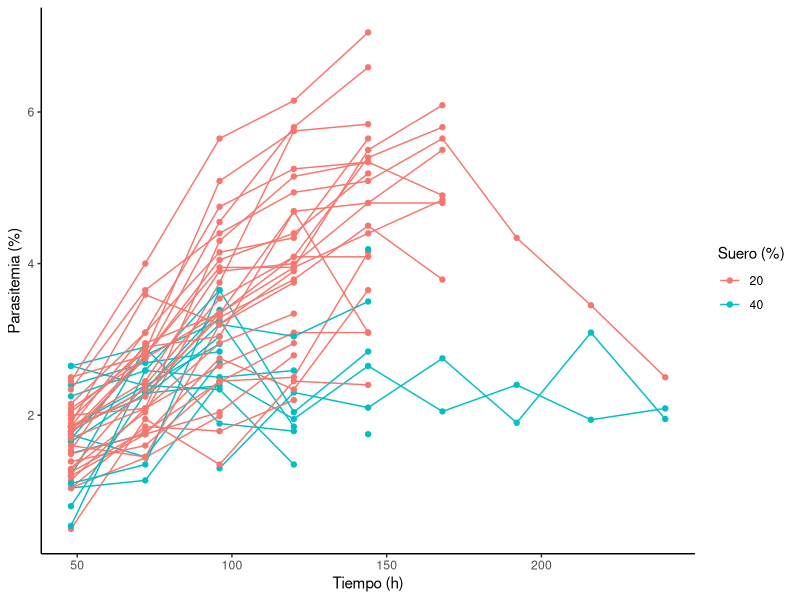
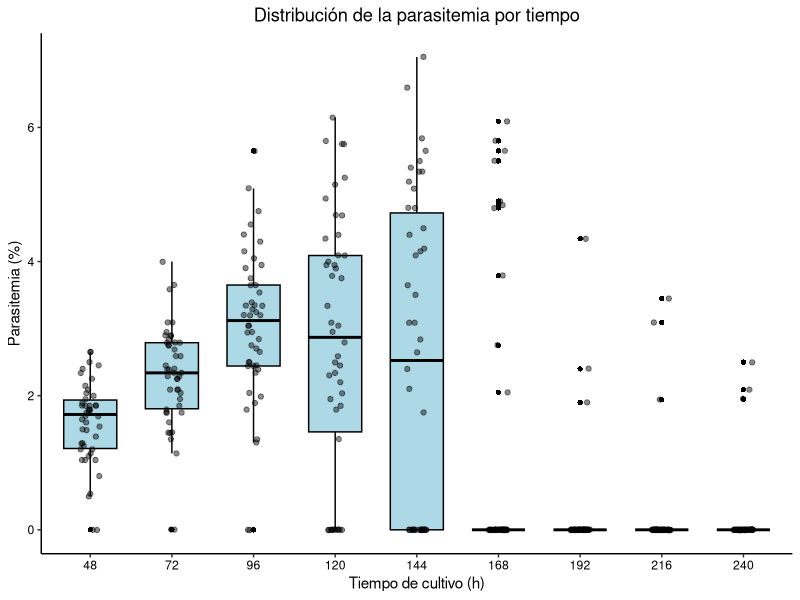
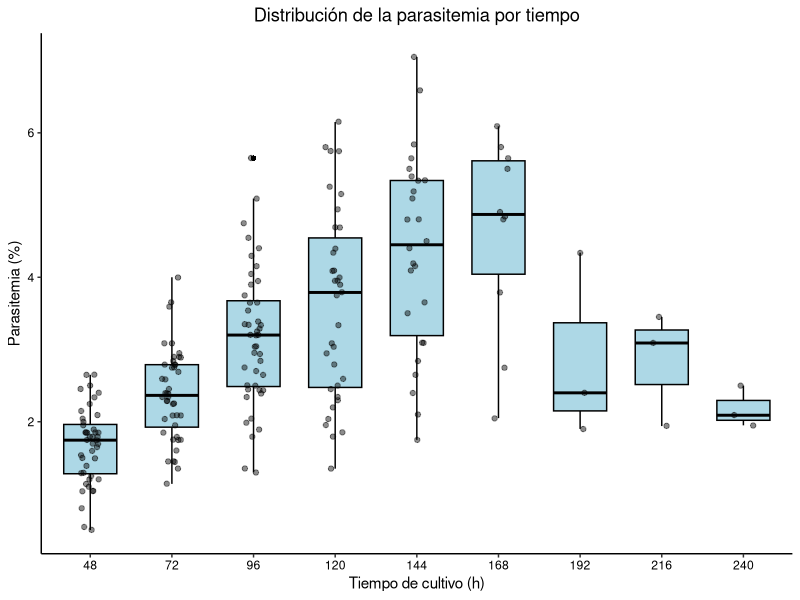

The R script that drew these images, in order:

library(ggplot2)

cultivo <- data.frame(
  "ID" = c("C1B3","C1C3",
            "C1B4","C1C4",
            "C1B5","C1C5",
            "C2B2","C2C2","C2B3","C2C3",
            "C2B4","C2C4","C2B5","C2C5","C3B2","C3C2","C3B3","C3C3",
            "C3B4","C3C4","C3B5","C3C5","C4B2","C4C2","C4B3","C4C3",
            "C4B4","C4C4","C4B5","C4C5",
            "C5B2","C5C2","C5B3","C5C3",
           "C5B4","C5C4","C5B5","C5C5",
           "C6B2","C6C2","C6B3","C6C3",
           "C6B4","C6C4","C6B5","C6C5"
            ),
  "Suero" = c(40,40,
               40,40,
               40,40,
               40,40,40,40,
               40,40,40,40,20,20,20,20,
               20,20,20,20,40,40,40,40,
               20,20,20,20,
               20,20,20,20,
              20,20,20,20,
              20,20,20,20,
              20,20,20,20
               ),
  "48h" = c(0,0,
             1.74,1.04,
             1.5,2.65,
             1.65,2.4,1.79,2.65,
             1.85,1.2,1.69,2.25,1.04,1.04,1.2,1.25,
             1.39,1.14,0.5,1.49,1.1,1.85,0.8,0.54,
             1.6,1.7,1.29,1.89,
             1.54,2.04,1.29,2.09,
            2.0,1.95,1.85,1.85,
            2.45,2.15,1.85,2.5,
            1.79,1.79,1.75,2.34
            
             ),
  "72h" = c(0,0,
             1.45,1.14,
             1.75,2.9,
             2.29,2.69,2.34,2.39,
             2.39,2.89,2.79,2.59,1.44,1.85,1.75,1.79,
             1.6,2.09,1.95,1.75,1.35,2.25,2.29,2.59,
             1.45,2.09,2.04,3.59,
             2.95,2.84,2.4,2.75,
            3.09,2.9,2.25,2.45,
            4,3.09,3.09,2.75,
            2.79,2.34,2.75,3.65
            
             ),
  "96h" = c(1.3,2.5,
             2.7,2.44,
             0,0,
             2.39,2.84,3.39,2.94,
             2.34,1.89,3.25,2.5,1.99,1.79,2.04,2.44,
             2.45, 2.65,1.35, 2.75,3.65, 3.04, 3.2,3.65,
             3.2,2.95,3.75,3.2,
             3.34,5.09,3.54,4.55,
            4.3,3.04,3.54,3.9,
            5.65,4.75,4.15,4.05,
            3.95,3.29,3.34,4.4
            
             ),
  "120h" = c(2.3,1.95,
             0,0,
             0,0,
             0,0,0,0,
             1.35,1.79,1.85,2.59,0,2.2,2.79,2.95,
             2.5,3.09,2.45,2.34,2.04,0,3.04,0,
             3.75,3.34,5.75,3.9,
             4.69,5.75,4.09,5.8,
             5.15,4.64,3.95,4,
             6.15,5.25,4.34,4.4,
             3.39,3.79,4.09,4.94
             
             ),
  "144h" = c(2.1,2.65,
             0,0,
             0,0,
             0,0,0,0,
             0,0,0,0,0,0,0,0,
             4.15,3.09,2.4,3.65,2.84,1.75,3.5,4.19,
             0,0,0,0,
             3.09,5.84,4.09,6.59,
             5.34,4.8,5.5,4.8,
             7.05,5.34,5.65,5.19,
             4.4,4.5,5.4,5.09
             
             ),
  "168h" = c(2.75,2.05,
             0,0,
             0,0,
             0,0,0,0,
             0,0,0,0,0,0,0,0,
             0,0,0,0,0,0,0,0,
             0,0,0,0,
             0,0,0,0,
             4.9,6.09,4.8,5.5,
             0,0,0,0,
             4.84,3.79,5.8,5.65
             
              ),
  "192h" = c(1.9,2.4,
             0,0,
             0,0,
             0,0,0,0,
             0,0,0,0,0,0,0,0,
             0,0,0,0,0,0,0,0,
             0,0,0,0,
             0,0,0,0,
             0,0,0,0,
             0,0,0,0,
             0,0,0,4.34
             
             ),
  "216h" = c(3.09,1.94,
             0,0,
             0,0,
             0,0,0,0,
             0,0,0,0,0,0,0,0,
             0,0,0,0,0,0,0,0,
             0,0,0,0,
             0,0,0,0,
             0,0,0,0,
             0,0,0,0,
             0,0,0,3.45
             
             ),
  "240h" = c(1.95,2.09,
            0,0,
            0,0,
            0,0,0,0,
            0,0,0,0,0,0,0,0,
            0,0,0,0,0,0,0,0,
            0,0,0,0,
            0,0,0,0,
            0,0,0,0,
            0,0,0,0,
            0,0,0,2.5
            
            )
)

cultivo <- data.frame(
  
  ID = rep(c(
    "C1B3","C1C3",
    "C1B4","C1C4",
    "C1B5","C1C5",
    "C2B2","C2C2","C2B3","C2C3",
    "C2B4","C2C4","C2B5","C2C5",
    "C3B2","C3C2","C3B3","C3C3",
    "C3B4","C3C4","C3B5","C3C5",
    "C4B2","C4C2","C4B3","C4C3",
    "C4B4","C4C4","C4B5","C4C5",
    "C5B2","C5C2","C5B3","C5C3",
    "C5B4","C5C4","C5B5","C5C5",
    "C6B2","C6C2","C6B3","C6C3",
    "C6B4","C6C4","C6B5","C6C5"
  ), each = 9),
  
  Suero = rep(c(
    40,40,
    40,40,
    40,40,
    40,40,40,40,
    40,40,40,40,
    20,20,20,20,
    20,20,20,20,
    40,40,40,40,
    20,20,20,20,
    20,20,20,20,
    20,20,20,20,
    20,20,20,20,
    20,20,20,20
  ), each = 9),
  
  
  
  Tiempo = rep(c(
    48,72,96,120,144,168,192,216,240
  ), times = 46),
  
  Parasitemia = c(
    # C1B3
    0,0,1.3,2.3,2.1,2.75,1.9,3.09,1.95,
    # C1C3
    0,0,2.5,1.95,2.65,2.05,2.4,1.94,2.09,
    
    # C1B4
    1.74,1.45,2.7,0,0,0,0,0,0,
    # C1C4
    1.04,1.14,2.44,0,0,0,0,0,0,
    
    # C1B5
    1.5,1.75,0,0,0,0,0,0,0,
    # C1C5
    2.65,2.9,0,0,0,0,0,0,0,
    
    # C2B2
    1.65,2.29,2.39,0,0,0,0,0,0,
    # C2C2
    2.4,2.69,2.84,0,0,0,0,0,0,
    
    # C2B3
    1.79,2.34,3.39,0,0,0,0,0,0,
    # C2C3
    2.65,2.39,2.94,0,0,0,0,0,0,
    
    # C2B4
    1.85,2.39,2.34,1.35,0,0,0,0,0,
    # C2C4
    1.2,2.89,1.89,1.79,0,0,0,0,0,
    
    # C2B5
    1.69,2.79,3.25,1.85,0,0,0,0,0,
    # C2C5
    2.25,2.59,2.5,2.59,0,0,0,0,0,
    
    # C3B2
    1.04,1.44,1.99,0,0,0,0,0,0,
    # C3C2
    1.04,1.85,1.79,2.2,0,0,0,0,0,
    
    # C3B3
    1.2,1.75,2.04,2.79,0,0,0,0,0,
    # C3C3
    1.25,1.79,2.44,2.95,0,0,0,0,0,
    
    # C3B4
    1.39,1.6,2.45,2.5,4.15,0,0,0,0,
    # C3C4
    1.14,2.09,2.65,3.09,3.09,0,0,0,0,
    
    # C3B5
    0.5,1.95,1.35,2.45,2.4,0,0,0,0,
    # C3C5
    1.49,1.75,2.75,2.34,3.65,0,0,0,0,
    
    # C4B2
    1.1,1.35,3.65,2.04,2.84,0,0,0,0,
    # C4C2
    1.85,2.25,3.04,0,1.75,0,0,0,0,
    
    # C4B3
    0.8,2.29,3.2,3.04,3.5,0,0,0,0,
    # C4C3
    0.54,2.59,3.65,0,4.19,0,0,0,0,
    
    # C4B4
    1.6,1.45,3.2,3.75,0,0,0,0,0,
    # C4C4
    1.7,2.09,2.95,3.34,0,0,0,0,0,
    
    # C4B5
    1.29,2.04,3.75,5.75,0,0,0,0,0,
    # C4C5
    1.89,3.59,3.2,3.9,0,0,0,0,0,
    
    # C5B2
    1.54,2.95,3.34,4.69,3.09,0,0,0,0,
    # C5C2
    2.04,2.84,5.09,5.75,5.84,0,0,0,0,
    
    # C5B3
    1.29,2.4,3.54,4.09,4.09,0,0,0,0,
    # C5C3
    2.09,2.75,4.55,5.8,6.59,0,0,0,0,
    
    # C5B4
    2.0,2.09,4.3,5.15,5.34,4.9,0,0,0,
    # C5C4
    1.95,2.9,3.04,4.69,4.8,4.8,0,0,0,
    
    # C5B5
    1.85,2.25,3.35,3.95,5.5,6.09,0,0,0,
    # C5C5
    1.85,2.45,3.9,4,4.8,5.5,0,0,0,
    
    # C6B2
    2.45,4,5.65,6.15,7.05,0,0,0,0,
    # C6C2
    2.15,3.09,4.75,5.25,5.34,0,0,0,0,
    
    # C6B3
    1.85,3.09,4.15,4.34,5.65,0,0,0,0,
    # C6C3
    2.5,2.79,4.05,4.4,5.19,0,0,0,0,
    
    # C6B4
    1.79,2.79,3.95,3.95,4.4,4.84,0,0,0,
    # C6C4
    1.79,2.34,3.29,3.79,4.5,3.79,0,0,0,
    
    # C6B5
    1.75,2.75,3.34,4.09,5.4,5.8,0,0,0,
    # C6C5
    2.34,3.65,4.4,4.94,5.09,5.65,4.34,3.45,2.5
    
    # C6B6
    
    # C6C6
  )
)

ggplot(cultivo, aes(
  x = Tiempo,
  y = ifelse(Parasitemia == 0, NA, Parasitemia),
  group = ID,
  color = factor(Suero)
)) +
  geom_line() +
  geom_point() +
  labs(
    x = "Tiempo (h)",
    y = "Parasitemia (%)",
    color = "Suero (%)"
  ) +
  theme_classic()


library(ggplot2)

cultivo$Tiempo <- factor(
  cultivo$Tiempo,
  levels = c(48, 72, 96, 120, 144, 168, 192, 216, 240)
)

ggplot(cultivo, aes(x = Tiempo, y = Parasitemia)) +
  geom_boxplot(
    fill = "lightblue",
    color = "black",
    width = 0.65,
    outlier.shape = 16,
    outlier.size = 1.5
  ) +
  geom_jitter(
    width = 0.12,
    alpha = 0.45,
    size = 1.5
  ) +
  labs(
    title = "Distribución de la parasitemia por tiempo",
    x = "Tiempo de cultivo (h)",
    y = "Parasitemia (%)"
  ) +
  theme_classic() +
  theme(
    plot.title = element_text(hjust = 0.5),
    axis.text = element_text(color = "black")
  )

cultivo$Tiempo <- factor(
  cultivo$Tiempo,
  levels = c(48, 72, 96, 120, 144, 168, 192, 216, 240)
)

ggplot(subset(cultivo, Parasitemia > 0),aes(x = Tiempo, y = Parasitemia))+
  geom_boxplot(
    fill = "lightblue",
    color = "black",
    width = 0.65,
    outlier.shape = 16,
    outlier.size = 1.5
  ) +
  geom_jitter(
    width = 0.12,
    alpha = 0.45,
    size = 1.5
  ) +
  labs(
    title = "Distribución de la parasitemia por tiempo",
    x = "Tiempo de cultivo (h)",
    y = "Parasitemia (%)"
  ) +
  theme_classic() +
  theme(
    plot.title = element_text(hjust = 0.5),
    axis.text = element_text(color = "black")
  )
